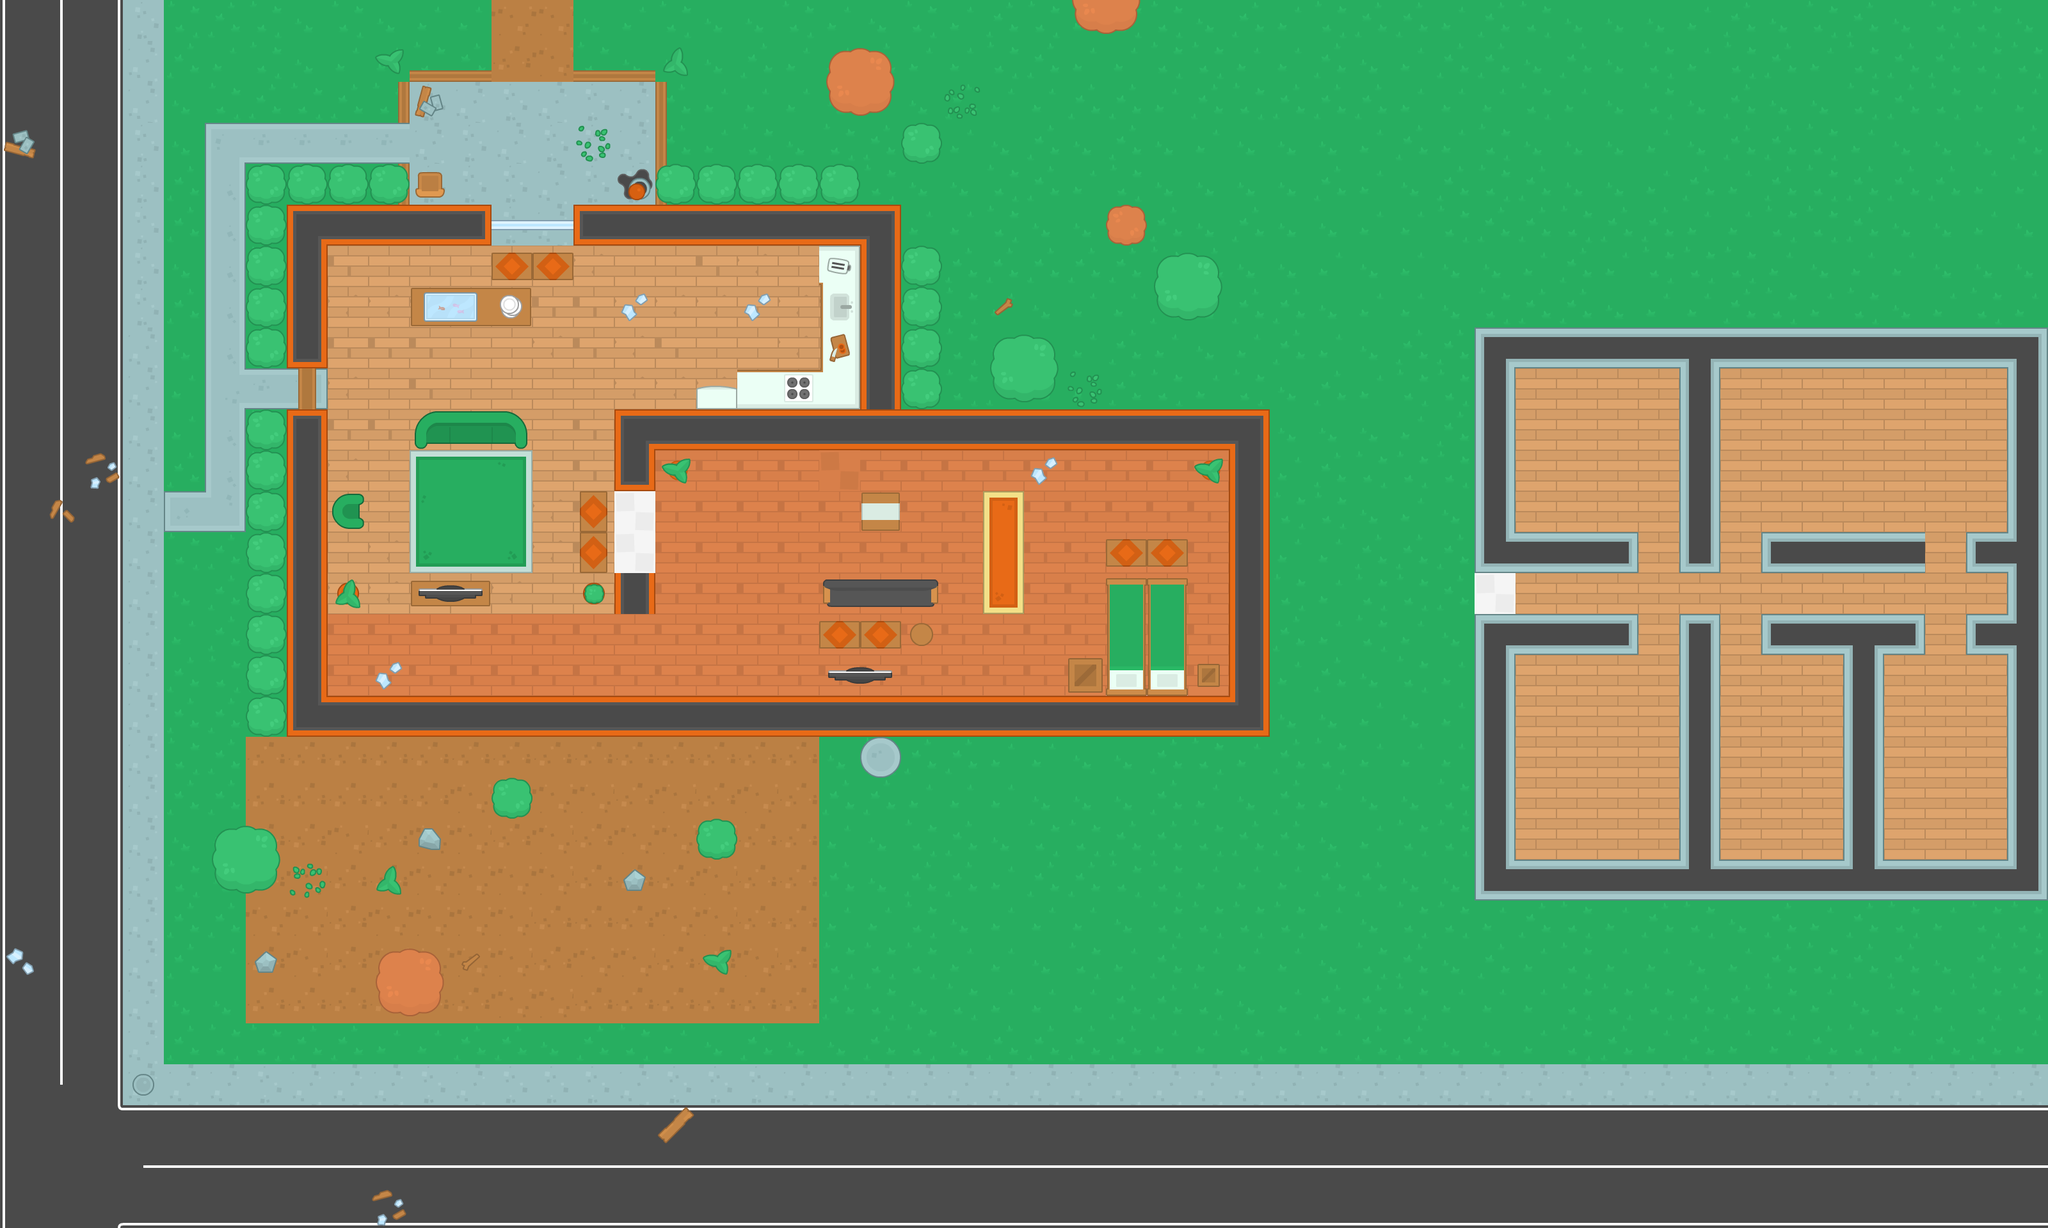

This is a level from a 2D game, rendered from its Tiled map with the project's own tilesets. A one-line summary and the map file follow, with tile-layer data summarised:
An orthogonal 50x30 tile map with 64x64 px tiles, 4 tile layers (ground, walls, items, decorations) and 155 objects (93x wall, 60x mob, player).

<map version="1.2" tiledversion="1.3.2" orientation="orthogonal" renderorder="right-down" compressionlevel="0" width="50" height="30" tilewidth="64" tileheight="64" infinite="0" nextlayerid="6" nextobjectid="288">
 <tileset firstgid="1" name="spritesheet_tiles" tilewidth="64" tileheight="64" spacing="10" tilecount="540" columns="27">
  <image source="../img/spritesheet_tiles.png" width="1988" height="1470" />
 </tileset>
 <layer id="1" name="ground" width="50" height="30">
  <data>[1500 cells, 1500 non-empty, 45 distinct tile ids]</data>
 </layer>
 <layer id="2" name="walls" width="50" height="30">
  <data>[1500 cells, 218 non-empty, 25 distinct tile ids]</data>
 </layer>
 <layer id="3" name="items" width="50" height="30">
  <data>[1500 cells, 141 non-empty, 37 distinct tile ids]</data>
 </layer>
 <layer id="4" name="decorations" width="50" height="30">
  <data>[1500 cells, 63 non-empty, 38 distinct tile ids]</data>
 </layer>
 <objectgroup id="5" name="obstacles">
  <object id="87" name="wall" x="448" y="320" width="320" height="64" />
  <object id="88" name="wall" x="448" y="384" width="64" height="192" />
  <object id="89" name="wall" x="896" y="320" width="512" height="64" />
  <object id="94" name="wall" x="448" y="1088" width="1472" height="64" />
  <object id="96" name="wall" x="448" y="640" width="64" height="448" />
  <object id="98" name="wall" x="960" y="704" width="64" height="64" />
  <object id="99" name="wall" x="960" y="896" width="64" height="64" />
  <object id="100" name="player" x="1680" y="944" width="32" height="32" />
  <object id="102" name="wall" x="1216" y="576" width="64" height="64" />
  <object id="103" name="wall" x="1152" y="576" width="64" height="64" />
  <object id="104" name="wall" x="1088" y="608" width="64" height="32" />
  <object id="105" name="wall" x="1024" y="704" width="48" height="48" />
  <object id="106" name="wall" x="1872" y="704" width="48" height="48" />
  <object id="107" name="wall" x="640" y="640" width="192" height="64" />
  <object id="108" name="wall" x="640" y="912" width="128" height="32" />
  <object id="109" name="wall" x="528" y="912" width="32" height="32" />
  <object id="113" name="wall" x="1920" y="640" width="64" height="512" />
  <object id="114" name="wall" x="1280" y="384" width="128" height="256" />
  <object id="115" name="wall" x="960" y="640" width="960" height="64" />
  <object id="116" name="wall" x="1296" y="912" width="160" height="32" />
  <object id="118" name="wall" x="1424" y="976" width="32" height="32">
   <ellipse />
  </object>
  <object id="120" name="wall" x="1296" y="1040" width="96" height="32" />
  <object id="122" name="wall" x="912" y="912" width="32" height="32">
   <ellipse />
  </object>
  <object id="123" name="wall" x="512" y="768" width="48" height="64" />
  <object id="124" name="wall" x="640" y="112" width="128" height="16" />
  <object id="125" name="wall" x="624" y="128" width="16" height="64" />
  <object id="126" name="wall" x="624" y="256" width="16" height="64" />
  <object id="127" name="wall" x="896" y="112" width="128" height="16" />
  <object id="128" x="1024" y="128" width="16" height="192" />
  <object id="129" name="wall" x="1040" y="320" />
  <object id="130" name="wall" x="656" y="272" width="32" height="32" />
  <object id="132" name="wall" x="640" y="448" width="192" height="64" />
  <object id="133" name="wall" x="1728" y="896" width="128" height="192" />
  <object id="134" name="wall" x="1664" y="1024" width="64" height="64" />
  <object id="135" name="wall" x="1872" y="1040" width="32" height="32" />
  <object id="136" name="wall" x="2304" y="512" width="64" height="384" />
  <object id="138" name="wall" x="2304" y="960" width="64" height="448" />
  <object id="140" name="wall" x="768" y="1216" width="64" height="64">
   <ellipse />
  </object>
  <object id="142" name="wall" x="1088" y="1280" width="64" height="64">
   <ellipse />
  </object>
  <object id="143" name="wall" x="592" y="1488" width="96" height="96">
   <ellipse />
  </object>
  <object id="145" name="wall" x="384" y="704" width="64" height="64">
   <ellipse />
  </object>
  <object id="146" name="wall" x="384" y="640" width="64" height="64">
   <ellipse />
  </object>
  <object id="147" name="wall" x="384" y="512" width="64" height="64">
   <ellipse />
  </object>
  <object id="167" name="wall" x="384" y="384" width="64" height="64">
   <ellipse />
  </object>
  <object id="168" name="wall" x="16" y="208" width="32" height="32" />
  <object id="169" name="wall" x="144" y="720" width="48" height="48" />
  <object id="170" name="wall" x="80" y="784" width="32" height="32" />
  <object id="171" name="wall" x="1344" y="768" width="64" height="64" />
  <object id="174" name="wall" x="336" y="1296" width="96" height="96">
   <ellipse />
  </object>
  <object id="175" name="wall" x="1552" y="528" width="96" height="96">
   <ellipse />
  </object>
  <object id="176" name="wall" x="1808" y="400" width="96" height="96">
   <ellipse />
  </object>
  <object id="177" name="wall" x="1296" y="80" width="96" height="96">
   <ellipse />
  </object>
  <object id="178" name="wall" x="1408" y="192" width="64" height="64">
   <ellipse />
  </object>
  <object id="179" name="wall" x="1728" y="320" width="64" height="64">
   <ellipse />
  </object>
  <object id="180" name="wall" x="1680" y="-16" width="96" height="64">
   <ellipse />
  </object>
  <object id="181" name="wall" x="1040" y="80" width="32" height="32">
   <ellipse />
  </object>
  <object id="182" name="wall" x="588" y="80" width="32" height="32">
   <ellipse />
  </object>
  <object id="183" name="wall" x="656" y="1296" width="32" height="32">
   <ellipse />
  </object>
  <object id="184" name="wall" x="976" y="1360" width="32" height="32">
   <ellipse />
  </object>
  <object id="185" name="wall" x="400" y="1488" width="32" height="32">
   <ellipse />
  </object>
  <object id="186" name="wall" x="592" y="1360" width="32" height="32">
   <ellipse />
  </object>
  <object id="187" name="mob" x="2384" y="592" width="32" height="32" />
  <object id="188" name="mob" x="2512" y="720" width="32" height="32" />
  <object id="190" name="mob" x="2448" y="592" width="32" height="32" />
  <object id="191" name="mob" x="2976" y="640" width="32" height="32" />
  <object id="192" name="mob" x="2768" y="704" width="32" height="32" />
  <object id="193" name="mob" x="2768" y="704" width="32" height="32" />
  <object id="194" name="mob" x="2944" y="704" width="32" height="32" />
  <object id="195" name="mob" x="2880" y="736" width="32" height="32" />
  <object id="196" name="mob" x="3008" y="928" width="32" height="32" />
  <object id="197" name="mob" x="2704" y="912" width="32" height="32" />
  <object id="198" name="mob" x="2720" y="1072" width="32" height="32" />
  <object id="199" name="mob" x="2832" y="1040" width="32" height="32" />
  <object id="200" name="mob" x="2752" y="1216" width="32" height="32" />
  <object id="201" name="mob" x="2992" y="1120" width="32" height="32" />
  <object id="202" name="mob" x="2992" y="1120" width="32" height="32" />
  <object id="203" name="mob" x="2992" y="1120" width="32" height="32" />
  <object id="204" name="mob" x="2992" y="1120" width="32" height="32" />
  <object id="205" name="mob" x="3008" y="1088" width="32" height="32" />
  <object id="206" name="mob" x="3008" y="1088" width="32" height="32" />
  <object id="207" name="mob" x="3072" y="1216" width="32" height="32" />
  <object id="208" name="mob" x="3008" y="1216" width="32" height="32" />
  <object id="209" name="mob" x="2944" y="1280" width="32" height="32" />
  <object id="210" name="mob" x="2944" y="1280" width="32" height="32" />
  <object id="211" name="mob" x="2944" y="1280" width="32" height="32" />
  <object id="212" name="mob" x="2944" y="1280" width="32" height="32" />
  </objectgroup>
</map>
<!-- 69 of 155 objects omitted -->
